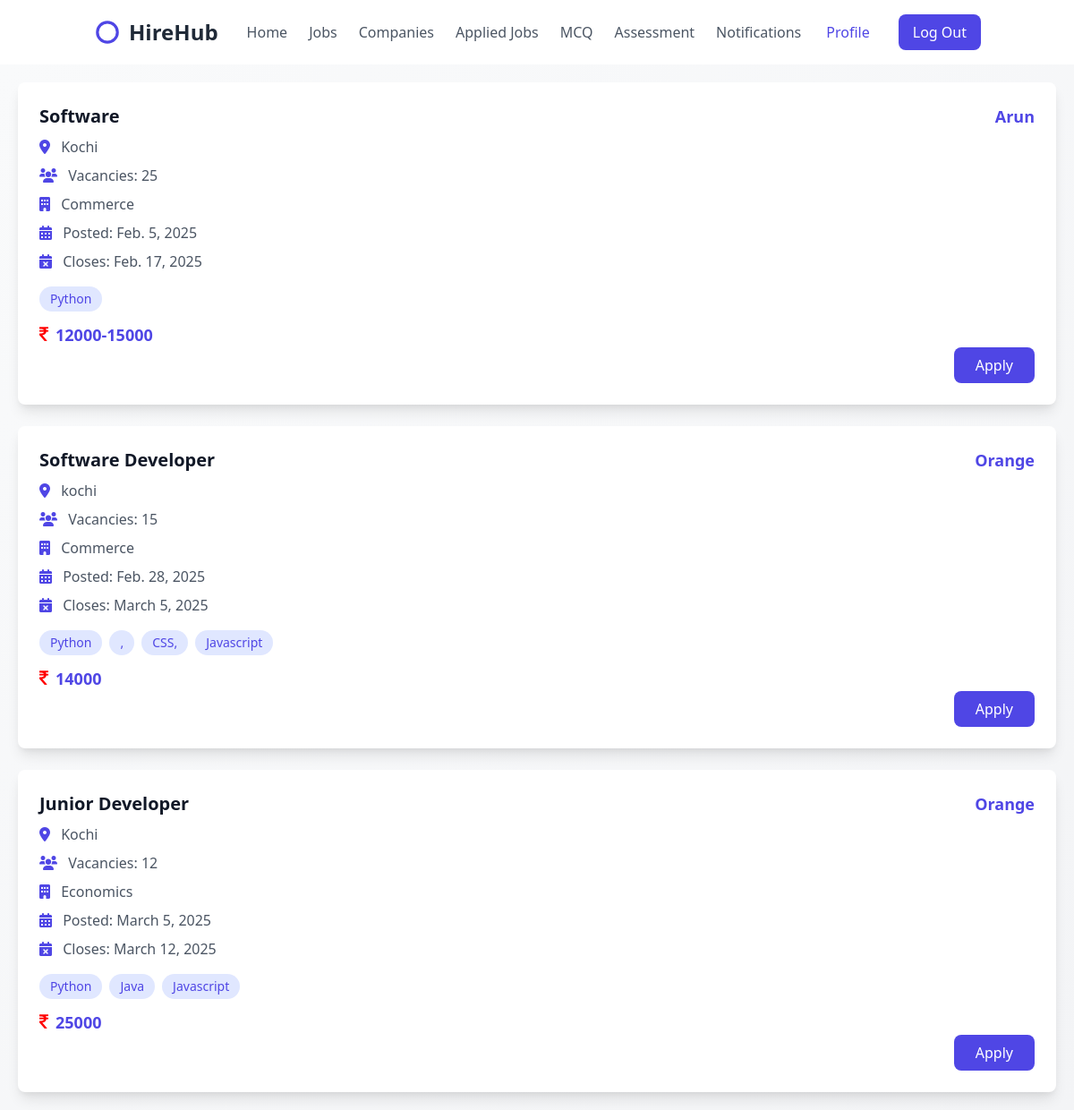
The page /student-jobs/ on the database its author committed.
### college_admin/models.py (models this page shows, shortened)
class JobPosts(models.Model):
    company =  models.ForeignKey(Company,on_delete=models.CASCADE,related_name="company_jobs",null=True)
    skills = models.CharField(max_length=100)
    designation = models.CharField(max_length=100)
    vacancy = models.IntegerField()
    location = models.CharField(max_length=100)
    department = models.ForeignKey('Department', on_delete=models.CASCADE)
    salary = models.CharField(max_length=300,null=True)
    opening_date = models.DateField(auto_now_add=True)
    closing_date = models.DateField(null=True, blank=True)  # Make closing date optional if needed
    created_at = models.DateTimeField(auto_now_add=True,null=True)

class Department(models.Model):
    name = models.CharField(max_length=100)
    hod_name = models.CharField(max_length=100,null=True)
    created_at = models.DateTimeField(auto_now_add=True)

class CustomUser(AbstractBaseUser,PermissionsMixin):
    name=models.CharField(max_length=200)
    email=models.EmailField(unique=True)
    is_active=models.BooleanField(default=True)
    is_staff=models.BooleanField(default=False)
    is_superuser=models.BooleanField(default=False)
    is_company=models.BooleanField(default=False)
    objects = CustomUserManager()
    USERNAME_FIELD = 'email'
    REQUIRED_FIELDS = ['']

### students/views.py (the view)
# urls.py: path('student-jobs/',JobsView.as_view(),name='jobposts'),
class JobsView(TemplateView):
    template_name = 'student-job.html'
    def get_context_data(self, **kwargs):
        context = super().get_context_data(**kwargs)
        context['jobs'] = JobPosts.objects.all()
        return context

### students/templates/student-job.html (shortened to what this page needs)
{% extends "student_home.html" %}
{% load static %}
{% block user %}
<section class="bg-gradient-to-br from-gray-50 to-gray-100 min-h-screen">
    <div class="space-y-6" style="padding:20px;">
        {% for job in jobs %}
        <div class="bg-white rounded-lg shadow-lg p-6 hover:shadow-xl transition">
            <div class="flex justify-between items-start">
                <div>
                    <h2 class="text-xl font-bold text-gray-900">{{ job.designation }}</h2>
                    <div class="mt-2 space-y-2">
                        <p class="text-gray-600">
                            <i class="fas fa-map-marker-alt mr-2 text-indigo-600"></i>
                            {{ job.location }}
                        </p>
                        <p class="text-gray-600">
                            <i class="fas fa-users mr-2 text-indigo-600"></i>
                            Vacancies: {{ job.vacancy }}
                        </p>
                        <p class="text-gray-600">
                            <i class="fas fa-building mr-2 text-indigo-600"></i>
                            {{ job.department.name }}
                        </p>
                        <p class="text-gray-600">
                            <i class="fas fa-calendar mr-2 text-indigo-600"></i>
                            Posted: {{ job.opening_date }}
                        </p>
                        {% if job.closing_date %}
                        <p class="text-gray-600">
                            <i class="fas fa-calendar-times mr-2 text-indigo-600"></i>
                            Closes: {{ job.closing_date }}
                        </p>
                        {% endif %}
                    </div>
                    <div class="mt-4 flex flex-wrap gap-2">
                        {% for skill in job.skills.split %}
                        <span class="px-3 py-1 bg-indigo-100 text-indigo-600 rounded-full text-sm">
                            {{ skill }}
                        </span>
                        {% endfor %}
                    </div>
                </div>
                <div class="flex flex-col items-end space-y-4">
                    <span class="text-lg font-bold text-indigo-600">
                        {{ job.company.name }}
                    </span>
                </div>
            </div>
            <div class="flex flex-col items-start space-y-4 mt-3">
                <a class="text-lg font-bold text-indigo-600" href="">
                    <i class="fa fa-rupee mr-2" style="font-size:20px;color:red"></i>{{ job.salary }}
                </a>
            </div>
            <div class="flex flex-col items-end space-y-4">
                <a class="px-6 py-2 bg-indigo-600 text-white rounded-lg hover:bg-indigo-700 transition"
                   href="{% url 'apply-job' job.id %}">Apply</a>
            </div>
        </div>
        {% empty %}
        <div class="bg-white rounded-lg shadow p-8 text-center">
            <i class="fas fa-briefcase text-5xl text-gray-300 mb-4"></i>
            <h2 class="text-xl font-medium text-gray-700 mb-2">No Jobs Available</h2>
            <p class="text-gray-500">Check back later for new job postings.</p>
        </div>
        {% endfor %}
    </div>
</section>
{% endblock %}

### rows shown on the page
JobPosts: designation "Software", location "Kochi", vacancy "25", department.name "Commerce", opening_date "Feb. 5, 2025", closing_date "Feb. 17, 2025", split "Python", company.name "Arun", salary "12000-15000"
JobPosts: designation "Software Developer", location "kochi", vacancy "15", department.name "Commerce", opening_date "Feb. 28, 2025", closing_date "March 5, 2025", split "Python" "," "CSS," "Javascript", company.name "Orange", salary "14000"
JobPosts: designation "Junior Developer", location "Kochi", vacancy "12", department.name "Economics", opening_date "March 5, 2025", closing_date "March 12, 2025", split "Python" "Java" "Javascript", company.name "Orange", salary "25000"
